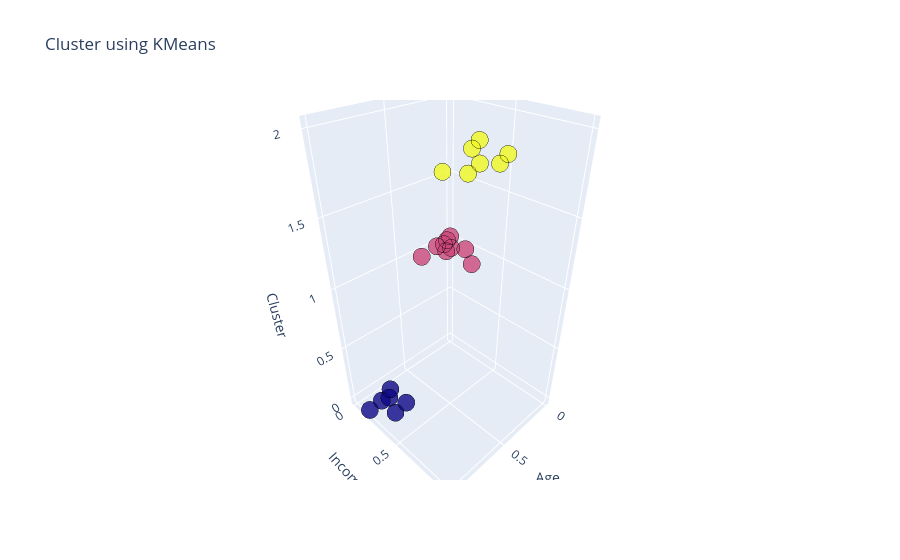

This figure's notebook cell:
### Code cell
import plotly as py
import plotly.graph_objs as go

trace1 = go.Scatter3d(
    x=df["Age"],
    y=df["Income($)"],
    z=df["cluster"], 
    mode="markers",
    marker=dict(
        color=df["cluster"],
        size=10,
        line=dict(
            color='black',
            width=1
        ),
        opacity=0.8
    )
)

data = [trace1]

layout = go.Layout(
    title="Cluster using KMeans",
    scene=dict(
        xaxis=dict(title="Age"),
        yaxis=dict(title="Income($)"),
        zaxis=dict(title="Cluster")
    )
)

fig = go.Figure(data=data, layout=layout)
py.offline.iplot(fig)

### Figure 1 — Plotly figure (JSON) as saved in the notebook; plotly's stock layout.template omitted (floating-point values rounded to 4 significant figures)
{"data": [{"marker": {"color": [1, 1, 1, 1, 2, 2, 2, 2, 2, 2, 2, 1, 1, 1, 1, 1, 0, 0, 0, 0, 0, 0], "line": {"color": "black", "width": 1}, "opacity": 0.8, "size": 10}, "mode": "markers", "type": "scatter3d", "x": [0.05882, 0.1765, 0.1765, 0.1176, 0.9412, 0.7647, 0.8824, 0.7059, 0.5882, 0.5294, 0.6471, 0.0, 0.05882, 0.1176, 0.1765, 0.3529, 0.8235, 0.8824, 1.0, 0.7647, 0.8824, 0.7647], "y": [0.2137, 0.3846, 0.1368, 0.1282, 0.8974, 0.9402, 0.9829, 1.0, 0.9487, 0.7265, 0.7863, 0.0, 0.02564, 0.05128, 0.03846, 0.06838, 0.1709, 0.1538, 0.1624, 0.2991, 0.3162, 0.1111], "z": [1, 1, 1, 1, 2, 2, 2, 2, 2, 2, 2, 1, 1, 1, 1, 1, 0, 0, 0, 0, 0, 0]}], "layout": {"scene": {"xaxis": {"title": {"text": "Age"}}, "yaxis": {"title": {"text": "Income($)"}}, "zaxis": {"title": {"text": "Cluster"}}}, "title": {"text": "Cluster using KMeans"}}}
